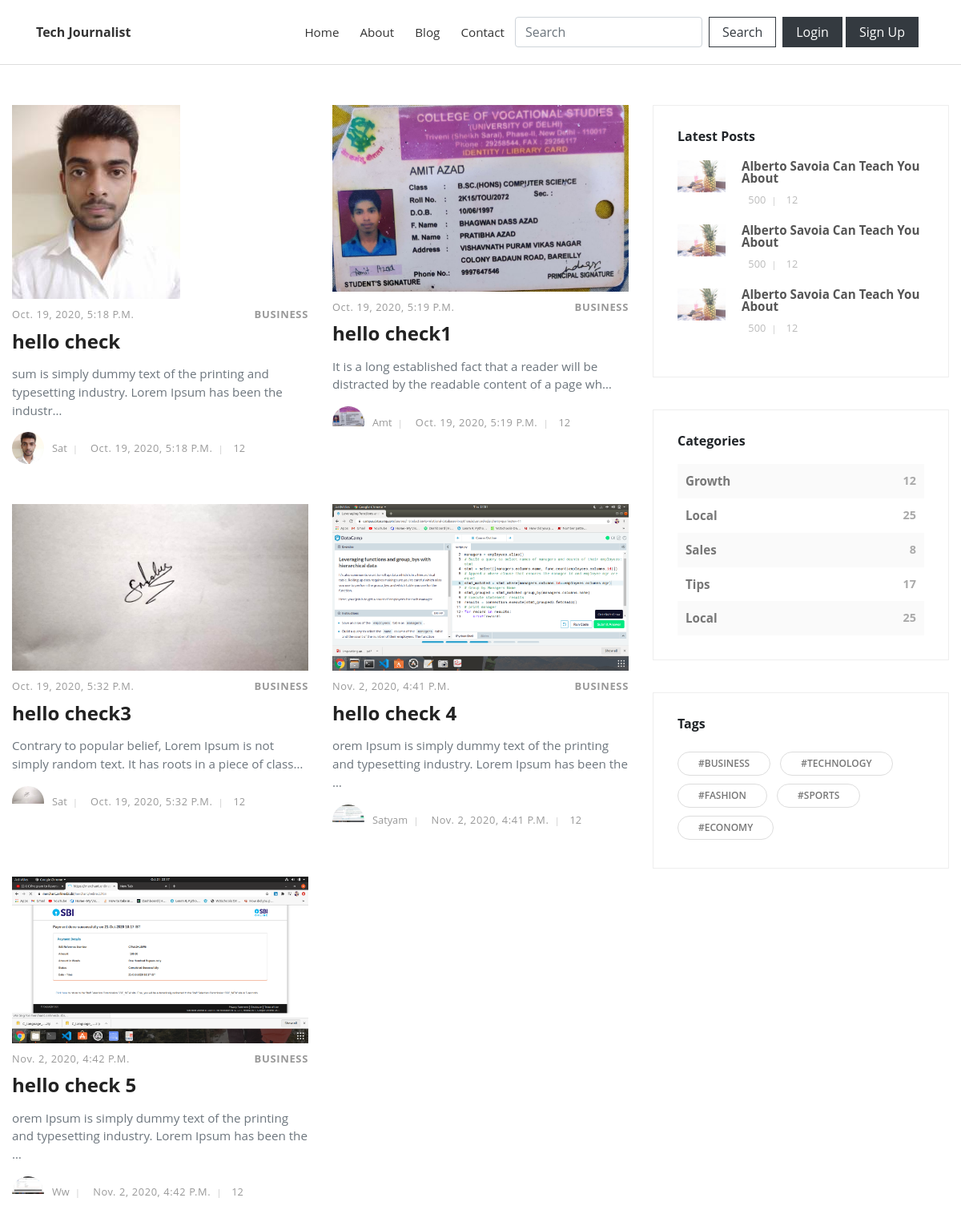
Screenshot of /blog/ with the database file from the repository.
### blog/models.py (models this page shows)
class BlogPost(models.Model):
    sno = models.AutoField(primary_key=True)
    slug = models.SlugField()
    title = models.CharField(max_length=225,default="")
    content = models.TextField()
    thumb = models.ImageField(default='default.png',blank=True)
    author = models.CharField(max_length=225,default="")
    timeStamp = models.DateTimeField(blank = True)
    def __str__(self):
        return self.title+' by '+ self.author

### blog/views.py (the view)
# urls.py: path('', views.blogHome, name='bloghome'),
def  blogHome(request):
    allPosts = BlogPost.objects.all()
    print(allPosts)
    context = {'allPosts':allPosts}
    return render(request,'blog/blogHome.html',context)

### templates/blog/blogHome.html (shortened to what this page needs)
{% extends 'base.html' %}
{%load static %}
{% block body %}
   <div class="container" style="max-width: 1240px;">
      <div class="row">
        <main class="posts-listing col-lg-8">
          <div class="container">
            <div class="row">
            {% for post in allPosts  %}
              <div class="post col-xl-6">
                <div class="post-thumbnail"><a href="/blog/{{post.slug}}"><img src="{{post.thumb.url}}" alt="..." class="img-fluid"></a></div>
                <div class="post-details">
                  <div class="post-meta d-flex justify-content-between">
                    <div class="date meta-last">{{post.timeStamp}}</div>
                    <div class="category"><a href="#">Business</a></div>
                  </div><a href="/blog/{{post.slug}}">
                    <h3 class="h4">{{post.title}}</h3></a>
                  <p class="text-muted">{{post.content|truncatechars:100}}</p>
                  <footer class="post-footer d-flex align-items-center"><a href="#" class="author d-flex align-items-center flex-wrap">
                      <div class="avatar"><img src="{{post.thumb.url}}" alt="..." class="img-fluid"></div>
                      <div class="title"><span>{{post.author}}</span></div></a>
                    <div class="date"> {{post.timeStamp}}</div>
                    <div class="comments meta-last">12</div>
                  </footer>
                </div>
              </div>
              {% endfor %}
            </div>
          </div>
        </main>
        <aside class="col-lg-4">
          <div class="widget latest-posts">
            <header>
              <h3 class="h6">Latest Posts</h3>
            </header>
            <div class="blog-posts"><a href="#">
                <div class="item d-flex align-items-center">
                  <div class="image"><img src="{%static 'img/blog-post-1.jpeg'%}" alt="..." class="img-fluid"></div>
                  <div class="title"><strong>Alberto Savoia Can Teach You About</strong>
                    <div class="d-flex align-items-center">
                      <div class="views"> 500</div>
                      <div class="comments">12</div>
                    </div>
                  </div>
                </div></a><a href="#">
                <div class="item d-flex align-items-center">
                  <div class="image"><img src="{%static 'img/blog-post-1.jpeg'%}" alt="..." class="img-fluid"></div>
                  <div class="title"><strong>Alberto Savoia Can Teach You About</strong>
                    <div class="d-flex align-items-center">
                      <div class="views"> 500</div>
                      <div class="comments">12</div>
                    </div>
                  </div>
                </div></a><a href="#">
                <div class="item d-flex align-items-center">
                  <div class="image"><img src="{%static 'img/blog-post-1.jpeg'%}" alt="..." class="img-fluid"></div>
                  <div class="title"><strong>Alberto Savoia Can Teach You About</strong>
                    <div class="d-flex align-items-center">
                      <div class="views"> 500</div>
                      <div class="comments">12</div>
                    </div>
                  </div>
                </div></a></div>
          </div>
          <div class="widget categories">
            <header>
              <h3 class="h6">Categories</h3>
            </header>
            <div class="item d-flex justify-content-between"><a href="#">Growth</a><span>12</span></div>
            <div class="item d-flex justify-content-between"><a href="#">Local</a><span>25</span></div>
            <div class="item d-flex justify-content-between"><a href="#">Sales</a><span>8</span></div>
            <div class="item d-flex justify-content-between"><a href="#">Tips</a><span>17</span></div>
            <div class="item d-flex justify-content-between"><a href="#">Local</a><span>25</span></div>
          </div>
          <div class="widget tags">
            <header>
              <h3 class="h6">Tags</h3>
            </header>
            <ul class="list-inline">
              <li class="list-inline-item"><a href="#" class="tag">#Business</a></li>
              <li class="list-inline-item"><a href="#" class="tag">#Technology</a></li>
              <li class="list-inline-item"><a href="#" class="tag">#Fashion</a></li>
              <li class="list-inline-item"><a href="#" class="tag">#Sports</a></li>
              <li class="list-inline-item"><a href="#" class="tag">#Economy</a></li>
            </ul>
          </div>
        </aside>
      </div>
    </div>
{% endblock body %}

### templates/base.html (shortened to what this page needs)
{%load static %}
<!doctype html>
<html lang="en">
<head>
  <link rel="stylesheet" href="https://cdn.jsdelivr.net/npm/bootstrap@4.5.3/dist/css/bootstrap.min.css"
>
  <link href="{%static 'css/style.css'%}" rel="stylesheet">
</head>
<body>
  <header class="header">
    <nav class="navbar navbar-expand-lg">
      <div class="container">
        <div class="navbar-header d-flex align-items-center justify-content-between">
          <a href="/" class="navbar-brand">Tech Journalist</a>
        </div>
        <div id="navbarcollapse" class="collapse navbar-collapse">
          <ul class="navbar-nav ml-auto">
            <li class="nav-item"><a href="/" class="nav-link ">Home</a>
            </li>
            <li class="nav-item"><a href="/about" class="nav-link  ">About</a>
            </li>
            <li class="nav-item"><a href="/blog" class="nav-link ">Blog</a>
            </li>
            <li class="nav-item"><a href="/contact" class="nav-link ">Contact</a>
            </li>
            <form method="GET" action="/search" class="form-inline my-2 my-lg-0">
              <input class="form-control mr-sm-2" type="search" placeholder="Search" aria-label="Search"
                 name="query" id="query">
              <button class="btn btn-outline-dark my-2 my-sm-0" type="submit">Search</button>
            </form>
            {% if  user.is_authenticated %}
               <ul class="navbar-nav mr-2">
      <li class="nav-item dropdown">
        <a class="nav-link dropdown-toggle" href="#" id="navbarDropdown" role="button" data-toggle="dropdown" aria-haspopup="true" aria-expanded="false">
          Welcome {{request.user}}
        </a>
        <div class="dropdown-menu" aria-labelledby="navbarDropdown">
          <a class="dropdown-item" href="/logout">Logout</a>
        </div>
      </li>
      </ul>
            {% else %}
            <div class="mx-2">
              <button class="btn btn-dark" data-toggle="modal" data-target="#loginModal">Login</button>
              <button class="btn btn-dark" data-toggle="modal" data-target="#signupModal">Sign Up</button>
          </div>
          {% endif %}
          </ul>
        </div>
      </div>
    </nav>
  </header>
  {% block body %}
  {% endblock body %}
</body>
</html>

### rows the page displays
BlogPost: thumb (picture), timeStamp "Oct. 19, 2020, 5:18 P.m.", title "hello check", content "sum is simply dummy text of the printing and typesetting industry. Lorem Ipsum has been the industr…", author "Sat"
BlogPost: thumb (picture), timeStamp "Oct. 19, 2020, 5:19 P.m.", title "hello check1", content "It is a long established fact that a reader will be distracted by the readable content of a page wh…", author "Amt"
BlogPost: thumb (picture), timeStamp "Oct. 19, 2020, 5:32 P.m.", title "hello check3", content "Contrary to popular belief, Lorem Ipsum is not simply random text. It has roots in a piece of class…", author "Sat"
BlogPost: thumb (picture), timeStamp "Nov. 2, 2020, 4:41 P.m.", title "hello check 4", content "orem Ipsum is simply dummy text of the printing and typesetting industry. Lorem Ipsum has been the …", author "Satyam"
BlogPost: thumb (picture), timeStamp "Nov. 2, 2020, 4:42 P.m.", title "hello check 5", content "orem Ipsum is simply dummy text of the printing and typesetting industry. Lorem Ipsum has been the …", author "Ww"
